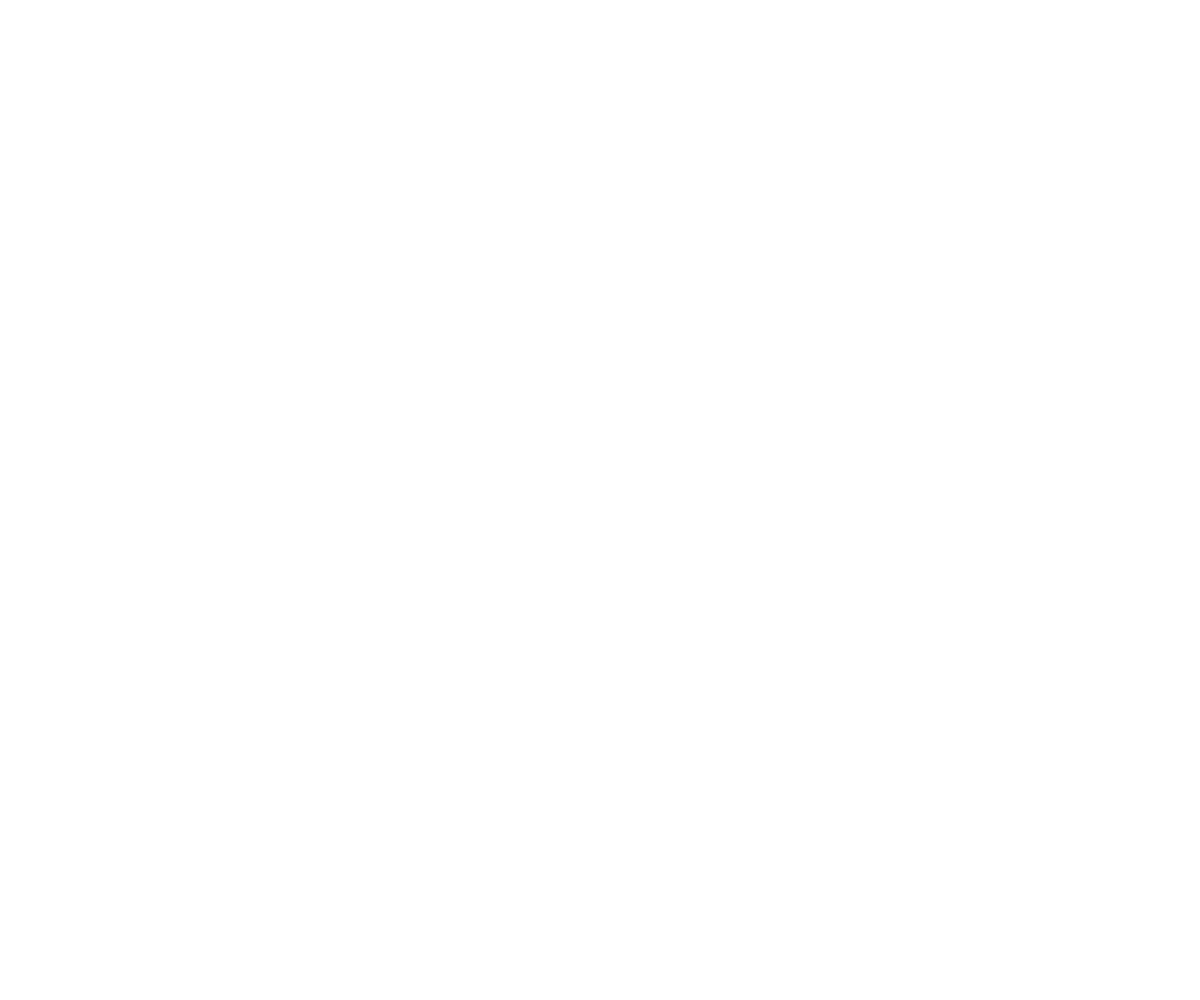
Frame 1 (no input)
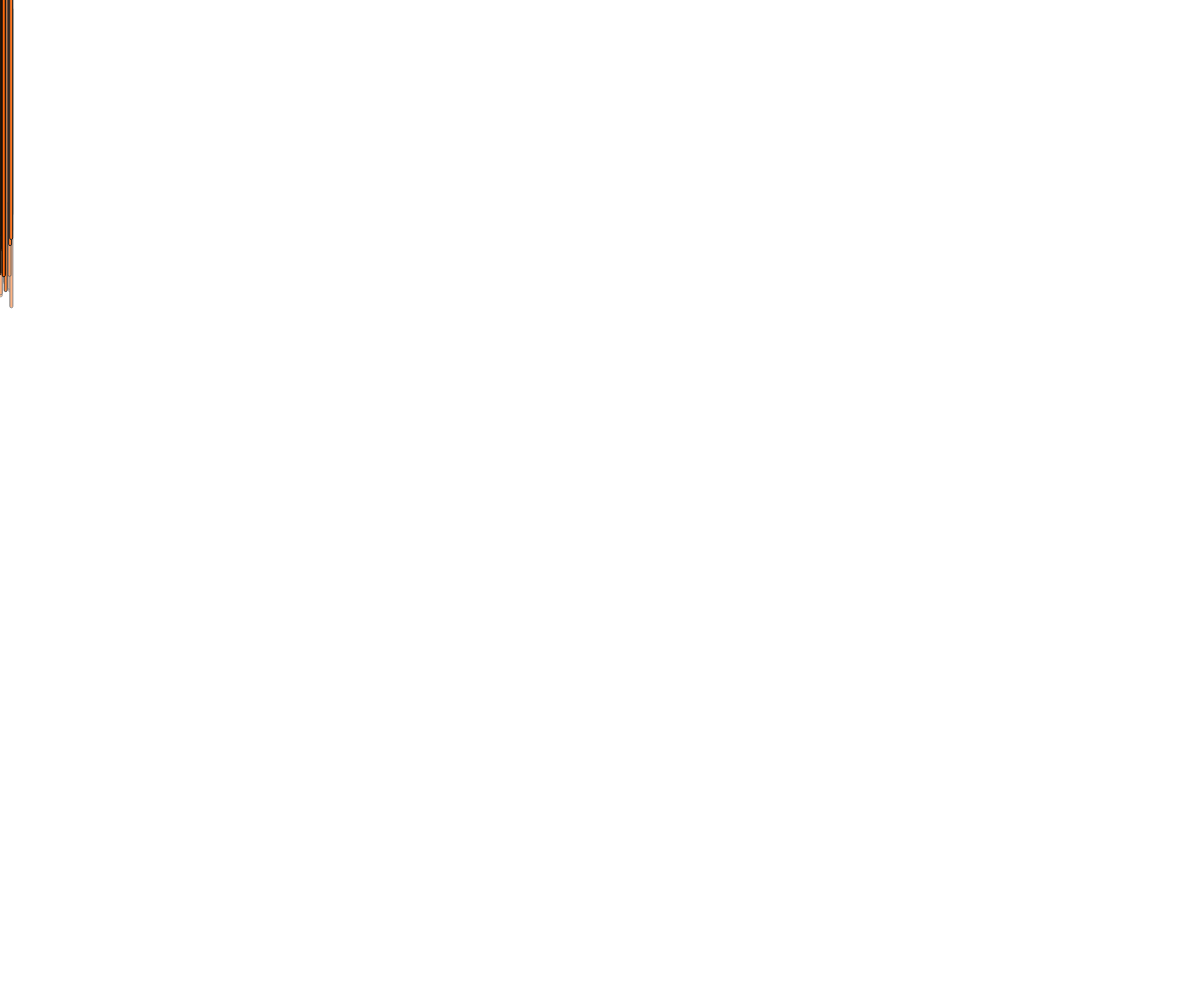
Frame 60 (no input)
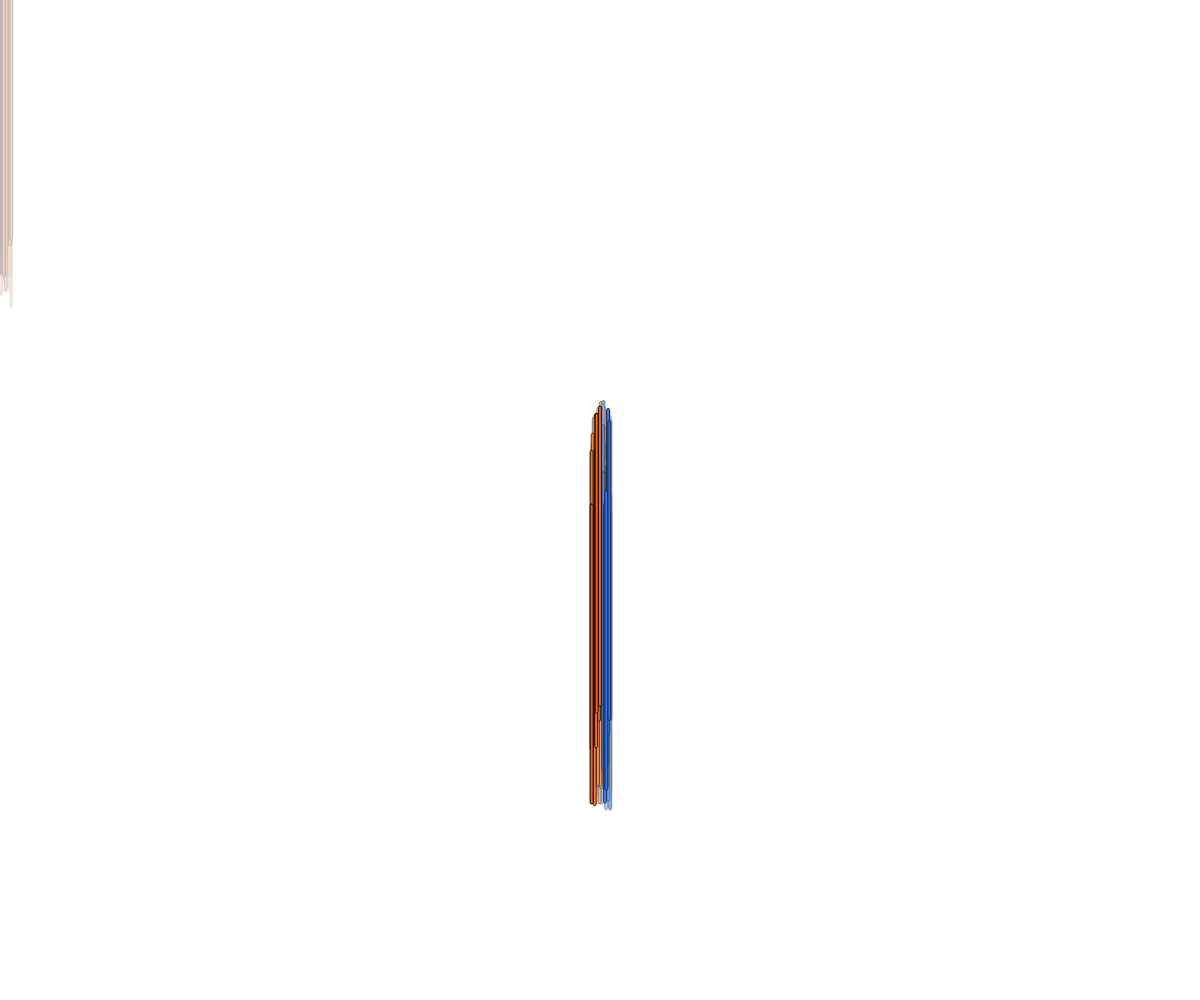
Frame 120 (the mouse pressed at the canvas centre since frame 60)

The p5.js sketch that drew these frames (run headless with seeded random() and noise() and a simulated clock; from frame 60 on, the mouse is pressed at the canvas centre):

// p5.js sketch
// ── sketch.js

let posX = 0;

let posY = 0;

let threshold;

function setup() {
  createCanvas(windowWidth, windowHeight);
  threshold = width / 2;
}

function draw() {
  background(220, 5);

  posY = random(-100, 10) +mouseY;

  posX = random(-10, 10) +mouseX;

  if (posX < threshold) {
    //farbe vor der Position 120
    fill(255, 100, 0);

  } else {

    //farbe nach der Position 120
    fill(0, 100, 255);
  }

  //Zufallswert für Y Position





  rect(posX, posY, 3, 300, 2);
  //rect(posY, posX, 30, 3, 2); // 

  /*fill(0);
  noStroke();
  rect(mouseX,mouseY,30,30);*/


  /*exakt gleich          posX==350 
  kleiner als             posX < 350
  groesser als            posX > 350
  kleiner oder gleich     posX <= 350 (wahr, falls posX 350 ist)
  groesser oder gleich    posX >= 350 (wahr, falls posX )
  ungleich                posX != 350 (trifft immer zu, ausser posX hat den Wert von 350)
  */

  /*
    if (posX < windowWidth) {
  
      //noLoop();    //falls die Bedingung zutrifft
      posX = posX + 3;
  
    }else{
  
      //posX = posX -350;
    }
  
  */
}
